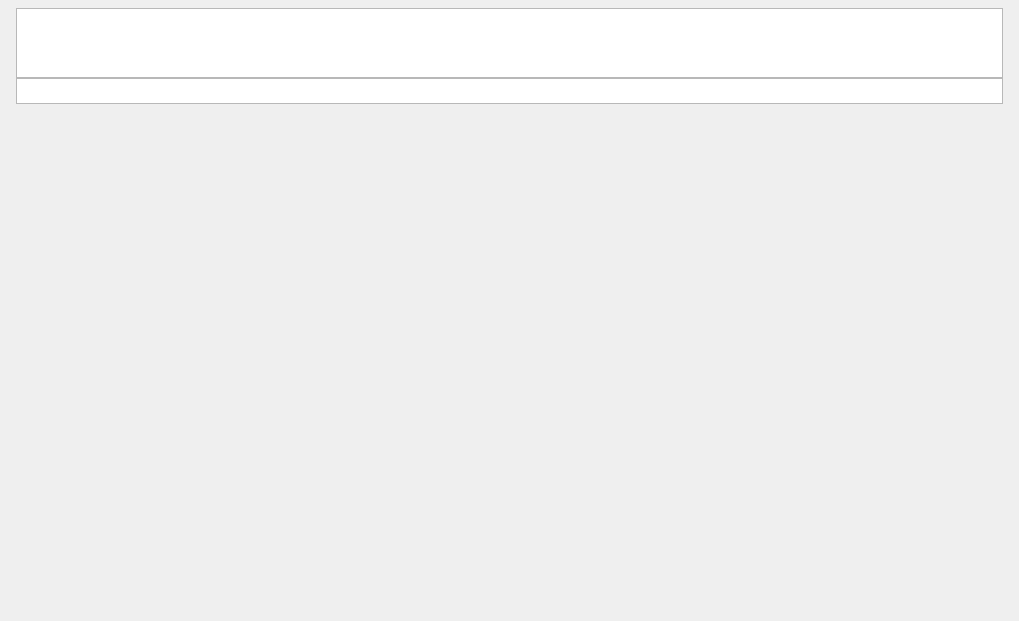
<?xml version="1.0" encoding="UTF-8"?>
<ui version="4.0">
 <class>PoESettingsWidget</class>
 <widget class="QWidget" name="PoESettingsWidget">
  <property name="geometry">
   <rect>
    <x>0</x>
    <y>0</y>
    <width>1019</width>
    <height>621</height>
   </rect>
  </property>
  <layout class="QVBoxLayout" name="verticalLayout">
   <property name="leftMargin">
    <number>0</number>
   </property>
   <property name="topMargin">
    <number>0</number>
   </property>
   <property name="rightMargin">
    <number>0</number>
   </property>
   <property name="bottomMargin">
    <number>0</number>
   </property>
   <item>
    <widget class="QStackedWidget" name="stackedWidget">
     <property name="currentIndex">
      <number>1</number>
     </property>
     <widget class="QWidget" name="preloaderPage">
      <layout class="QGridLayout" name="gridLayout">
       <property name="leftMargin">
        <number>0</number>
       </property>
       <property name="topMargin">
        <number>0</number>
       </property>
       <property name="rightMargin">
        <number>0</number>
       </property>
       <property name="bottomMargin">
        <number>0</number>
       </property>
       <item row="0" column="0">
        <widget class="QProgressBar" name="progressBar">
         <property name="maximumSize">
          <size>
           <width>300</width>
           <height>16777215</height>
          </size>
         </property>
         <property name="maximum">
          <number>0</number>
         </property>
         <property name="value">
          <number>0</number>
         </property>
         <property name="textVisible">
          <bool>false</bool>
         </property>
         <property name="format">
          <string/>
         </property>
        </widget>
       </item>
      </layout>
     </widget>
     <widget class="QWidget" name="poeSettingsPage">
      <layout class="QVBoxLayout" name="verticalLayout_3">
       <property name="leftMargin">
        <number>0</number>
       </property>
       <property name="topMargin">
        <number>0</number>
       </property>
       <property name="rightMargin">
        <number>0</number>
       </property>
       <property name="bottomMargin">
        <number>0</number>
       </property>
       <item>
        <layout class="QVBoxLayout" name="poeSettingsLayout">
         <property name="spacing">
          <number>0</number>
         </property>
         <property name="leftMargin">
          <number>16</number>
         </property>
         <property name="topMargin">
          <number>8</number>
         </property>
         <property name="rightMargin">
          <number>16</number>
         </property>
         <property name="bottomMargin">
          <number>0</number>
         </property>
         <item>
          <widget class="nx::vms::client::desktop::settings::PoESettingsTableView" name="poeTable">
           <property name="sizePolicy">
            <sizepolicy hsizetype="Expanding" vsizetype="Preferred">
             <horstretch>0</horstretch>
             <verstretch>0</verstretch>
            </sizepolicy>
           </property>
           <property name="mouseTracking">
            <bool>true</bool>
           </property>
           <property name="contextMenuPolicy">
            <enum>Qt::CustomContextMenu</enum>
           </property>
           <property name="midLineWidth">
            <number>1</number>
           </property>
           <property name="horizontalScrollBarPolicy">
            <enum>Qt::ScrollBarAlwaysOff</enum>
           </property>
           <property name="sizeAdjustPolicy">
            <enum>QAbstractScrollArea::AdjustToContents</enum>
           </property>
           <property name="editTriggers">
            <set>QAbstractItemView::NoEditTriggers</set>
           </property>
           <property name="alternatingRowColors">
            <bool>false</bool>
           </property>
           <property name="selectionMode">
            <enum>QAbstractItemView::ExtendedSelection</enum>
           </property>
           <property name="selectionBehavior">
            <enum>QAbstractItemView::SelectRows</enum>
           </property>
           <property name="showGrid">
            <bool>false</bool>
           </property>
           <attribute name="verticalHeaderVisible">
            <bool>false</bool>
           </attribute>
           <attribute name="verticalHeaderShowSortIndicator" stdset="0">
            <bool>true</bool>
           </attribute>
           <attribute name="verticalHeaderStretchLastSection">
            <bool>false</bool>
           </attribute>
          </widget>
         </item>
         <item>
          <widget class="nx::vms::client::desktop::settings::TotalsPoESettingsTableView" name="totalsTable">
           <property name="sizePolicy">
            <sizepolicy hsizetype="Expanding" vsizetype="Minimum">
             <horstretch>0</horstretch>
             <verstretch>0</verstretch>
            </sizepolicy>
           </property>
           <property name="minimumSize">
            <size>
             <width>0</width>
             <height>26</height>
            </size>
           </property>
           <property name="maximumSize">
            <size>
             <width>16777215</width>
             <height>26</height>
            </size>
           </property>
           <property name="contextMenuPolicy">
            <enum>Qt::CustomContextMenu</enum>
           </property>
           <property name="frameShape">
            <enum>QFrame::StyledPanel</enum>
           </property>
           <property name="lineWidth">
            <number>1</number>
           </property>
           <property name="midLineWidth">
            <number>1</number>
           </property>
           <property name="horizontalScrollBarPolicy">
            <enum>Qt::ScrollBarAlwaysOff</enum>
           </property>
           <property name="sizeAdjustPolicy">
            <enum>QAbstractScrollArea::AdjustToContents</enum>
           </property>
           <property name="autoScroll">
            <bool>false</bool>
           </property>
           <property name="editTriggers">
            <set>QAbstractItemView::NoEditTriggers</set>
           </property>
           <property name="showDropIndicator" stdset="0">
            <bool>false</bool>
           </property>
           <property name="dragDropOverwriteMode">
            <bool>false</bool>
           </property>
           <property name="alternatingRowColors">
            <bool>false</bool>
           </property>
           <property name="selectionMode">
            <enum>QAbstractItemView::NoSelection</enum>
           </property>
           <property name="selectionBehavior">
            <enum>QAbstractItemView::SelectRows</enum>
           </property>
           <property name="showGrid">
            <bool>false</bool>
           </property>
           <property name="sortingEnabled">
            <bool>false</bool>
           </property>
           <property name="wordWrap">
            <bool>false</bool>
           </property>
           <property name="cornerButtonEnabled">
            <bool>false</bool>
           </property>
           <attribute name="horizontalHeaderHighlightSections">
            <bool>false</bool>
           </attribute>
           <attribute name="verticalHeaderVisible">
            <bool>false</bool>
           </attribute>
          </widget>
         </item>
         <item>
          <spacer name="verticalSpacer">
           <property name="orientation">
            <enum>Qt::Vertical</enum>
           </property>
           <property name="sizeHint" stdset="0">
            <size>
             <width>20</width>
             <height>0</height>
            </size>
           </property>
          </spacer>
         </item>
        </layout>
       </item>
       <item>
        <widget class="nx::vms::client::desktop::AlertBar" name="poeOverBudgetWarningLabel" native="true">
         <property name="text" stdset="0">
          <string>Attention! Power limit exceeded</string>
         </property>
        </widget>
       </item>
      </layout>
     </widget>
    </widget>
   </item>
  </layout>
 </widget>
 <customwidgets>
  <customwidget>
   <class>nx::vms::client::desktop::TableView</class>
   <extends>QTableView</extends>
   <header location="global">nx/vms/client/desktop/common/widgets/table_view.h</header>
  </customwidget>
  <customwidget>
   <class>nx::vms::client::desktop::AlertBar</class>
   <extends>QWidget</extends>
   <header location="global">nx/vms/client/desktop/common/widgets/message_bar.h</header>
  </customwidget>
  <customwidget>
   <class>nx::vms::client::desktop::node_view::TableNodeView</class>
   <extends>nx::vms::client::desktop::TableView</extends>
   <header location="global">nx/vms/client/desktop/node_view/node_view/table_node_view.h</header>
  </customwidget>
  <customwidget>
   <class>nx::vms::client::desktop::settings::PoESettingsTableView</class>
   <extends>nx::vms::client::desktop::node_view::TableNodeView</extends>
   <header location="global">nx/vms/client/desktop/settings/server/pages/poe_settings_table_view.h</header>
  </customwidget>
  <customwidget>
   <class>nx::vms::client::desktop::settings::TotalsPoESettingsTableView</class>
   <extends>nx::vms::client::desktop::node_view::TableNodeView</extends>
   <header location="global">nx/vms/client/desktop/settings/server/pages/totals_poe_settings_table_view.h</header>
  </customwidget>
 </customwidgets>
 <resources/>
 <connections/>
</ui>
